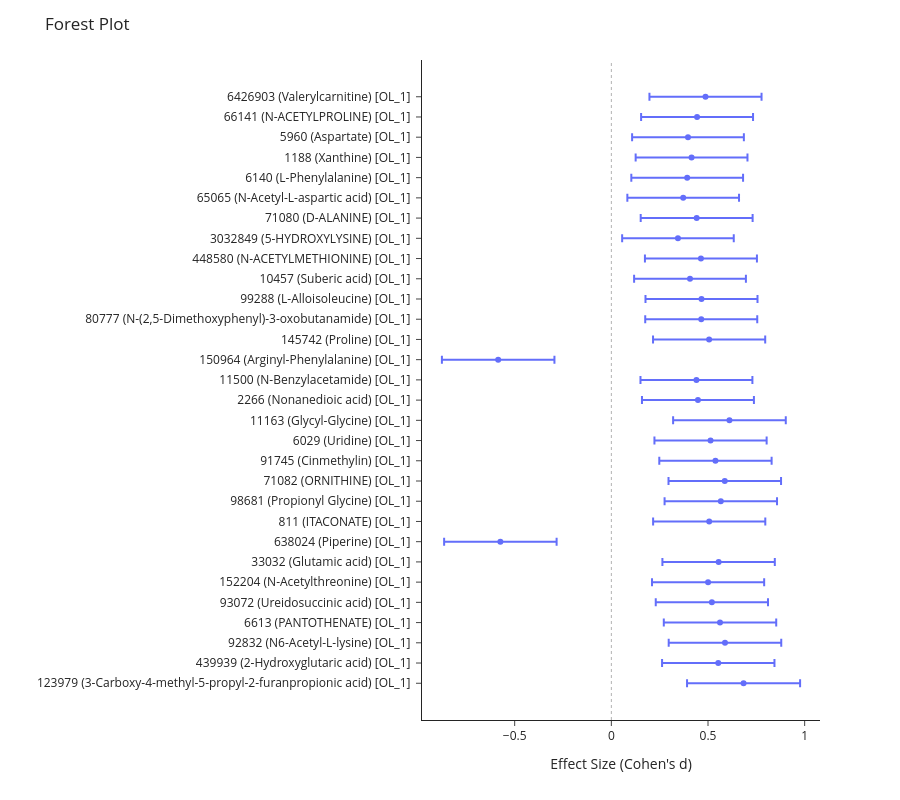

Notebook code cell kept with this figure:
### Code cell
import plotly.express as px
forest_plot['feature'] = forest_plot.index
forest_plot = forest_plot.iloc[:30,:]
forest_plot['top_id'] = forest_plot['list_all_ids'].str.split("|").str[0]
fig = px.scatter(
    forest_plot,
    x="effect_size",
    y="top_id",
    error_x=forest_plot["ci_upper"] - forest_plot["effect_size"],
    error_x_minus=forest_plot["effect_size"] - forest_plot["ci_lower"],
)

fig.add_vline(
    x=0,
    line_dash="dash",
    line_color="black"
)

fig.update_layout(
    title="Forest Plot",
    xaxis_title="Effect Size (Cohen's d)",
    yaxis_title="",
    template="simple_white",
    height=800
)
fig.add_shape(
    type="line",
    x0=0,
    x1=0,
    y0=0,
    y1=1,
    xref="x",
    yref="paper",
    line=dict(
        color="black",
        width=1,
        dash="dot"
    )
)
fig.show()

### Figure 1 — Plotly figure (JSON) as saved in the notebook; plotly's stock layout.template omitted (floating-point values rounded to 4 significant figures)
{"data": [{"error_x": {"array": [0.2924, 0.2907, 0.2911, 0.2908, 0.2903, 0.2901, 0.2907, 0.2909, 0.2901, 0.2908, 0.2911, 0.2905, 0.2902, 0.2914, 0.2895, 0.2895, 0.2911, 0.2901, 0.2897, 0.2897, 0.2892, 0.2897, 0.2886, 0.2895, 0.2889, 0.289, 0.2892, 0.2891, 0.2895, 0.2899], "arrayminus": [0.2924, 0.2907, 0.2911, 0.2908, 0.2903, 0.2901, 0.2907, 0.2909, 0.2901, 0.2908, 0.2911, 0.2905, 0.2902, 0.2914, 0.2895, 0.2895, 0.2911, 0.2901, 0.2897, 0.2897, 0.2892, 0.2897, 0.2886, 0.2895, 0.2889, 0.289, 0.2892, 0.2891, 0.2895, 0.2899]}, "hovertemplate": "effect_size=%{x}<br>top_id=%{y}<extra></extra>", "legendgroup": "", "marker": {"color": "#636efa", "symbol": "circle"}, "mode": "markers", "name": "", "orientation": "h", "showlegend": false, "type": "scatter", "x": [0.684, 0.553, 0.5878, 0.5621, 0.52, 0.5004, 0.5548, -0.5741, 0.5062, 0.5662, 0.5867, 0.5385, 0.5131, 0.6109, 0.448, 0.4402, -0.5854, 0.5058, 0.465, 0.4663, 0.4069, 0.4634, 0.3445, 0.4413, 0.3716, 0.3923, 0.4149, 0.3964, 0.4434, 0.487], "xaxis": "x", "y": ["123979 (3-Carboxy-4-methyl-5-propyl-2-furanpropionic acid) [OL_1] ", "439939 (2-Hydroxyglutaric acid) [OL_1] ", "92832 (N6-Acetyl-L-lysine) [OL_1] ", "6613 (PANTOTHENATE) [OL_1] ", "93072 (Ureidosuccinic acid) [OL_1] ", "152204 (N-Acetylthreonine) [OL_1] ", "33032 (Glutamic acid) [OL_1] ", "638024 (Piperine) [OL_1] ", "811 (ITACONATE) [OL_1] ", "98681 (Propionyl Glycine) [OL_1] ", "71082 (ORNITHINE) [OL_1] ", "91745 (Cinmethylin) [OL_1] ", "6029 (Uridine) [OL_1] ", "11163 (Glycyl-Glycine) [OL_1] ", "2266 (Nonanedioic acid) [OL_1] ", "11500 (N-Benzylacetamide) [OL_1] ", "150964 (Arginyl-Phenylalanine) [OL_1] ", "145742 (Proline) [OL_1] ", "80777 (N-(2,5-Dimethoxyphenyl)-3-oxobutanamide) [OL_1] ", "99288 (L-Alloisoleucine) [OL_1] ", "10457 (Suberic acid) [OL_1] ", "448580 (N-ACETYLMETHIONINE) [OL_1] ", "3032849 (5-HYDROXYLYSINE) [OL_1] ", "71080 (D-ALANINE) [OL_1] ", "65065 (N-Acetyl-L-aspartic acid) [OL_1] ", "6140 (L-Phenylalanine) [OL_1] ", "1188 (Xanthine) [OL_1] ", "5960 (Aspartate) [OL_1] ", "66141 (N-ACETYLPROLINE) [OL_1] ", "6426903 (Valerylcarnitine) [OL_1] "], "yaxis": "y"}], "layout": {"height": 800, "legend": {"tracegroupgap": 0}, "margin": {"t": 60}, "shapes": [{"line": {"color": "black", "dash": "dash"}, "type": "line", "x0": 0, "x1": 0, "xref": "x", "y0": 0, "y1": 1, "yref": "y domain"}, {"line": {"color": "black", "dash": "dot", "width": 1}, "type": "line", "x0": 0, "x1": 0, "xref": "x", "y0": 0, "y1": 1, "yref": "paper"}], "title": {"text": "Forest Plot"}, "xaxis": {"anchor": "y", "domain": [0, 1], "title": {"text": "Effect Size (Cohen's d)"}}, "yaxis": {"anchor": "x", "domain": [0, 1], "title": {"text": ""}}}}
